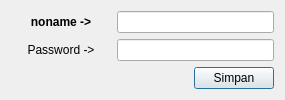
<?xml version="1.0" encoding="UTF-8"?>
<ui version="4.0">
 <class>EditUserLoginInfoDialog</class>
 <widget class="QDialog" name="EditUserLoginInfoDialog">
  <property name="geometry">
   <rect>
    <x>0</x>
    <y>0</y>
    <width>285</width>
    <height>100</height>
   </rect>
  </property>
  <property name="windowTitle">
   <string>Edit Informasi Login</string>
  </property>
  <layout class="QVBoxLayout" name="verticalLayout">
   <item>
    <layout class="QFormLayout" name="formLayout">
     <item row="0" column="0">
      <widget class="QLabel" name="oldUserLabel">
       <property name="minimumSize">
        <size>
         <width>100</width>
         <height>0</height>
        </size>
       </property>
       <property name="font">
        <font>
         <bold>true</bold>
        </font>
       </property>
       <property name="text">
        <string>noname -&gt;</string>
       </property>
       <property name="alignment">
        <set>Qt::AlignmentFlag::AlignCenter</set>
       </property>
      </widget>
     </item>
     <item row="0" column="1">
      <widget class="QLineEdit" name="newUserEdit"/>
     </item>
     <item row="1" column="0">
      <widget class="QLabel" name="label">
       <property name="minimumSize">
        <size>
         <width>100</width>
         <height>0</height>
        </size>
       </property>
       <property name="text">
        <string>Password -&gt;</string>
       </property>
       <property name="alignment">
        <set>Qt::AlignmentFlag::AlignCenter</set>
       </property>
      </widget>
     </item>
     <item row="1" column="1">
      <widget class="QLineEdit" name="newPassEdit"/>
     </item>
    </layout>
   </item>
   <item alignment="Qt::AlignmentFlag::AlignRight">
    <widget class="QPushButton" name="simpanButton">
     <property name="text">
      <string>Simpan</string>
     </property>
    </widget>
   </item>
  </layout>
 </widget>
 <resources/>
 <connections/>
</ui>
